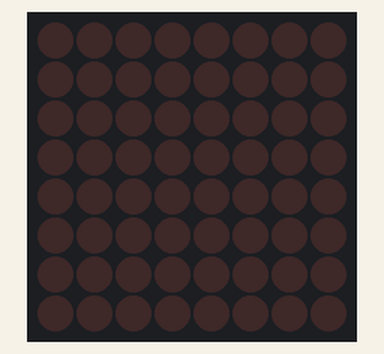
A sketch run on a simulated Arduino Uno, built with avr-gcc and run on an emulated ATmega328P. On the bench: 8×8 LED matrix. Wiring (inferred from the names in the program): LED matrix (orientation assumed): rows pin 2, pin 3, pin 4, pin 5, pin 6, pin 7, pin 8, pin 9; columns pin 10, pin 11, pin 12, pin 13, A0, A1, A2, A3.

Above: at 0.1 s.
At 1.67 s:
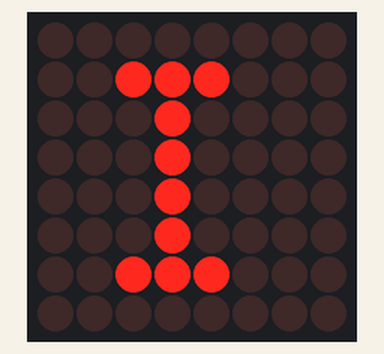
At 2.89 s:
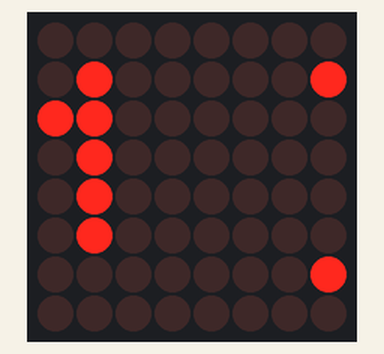
At 5.09 s:
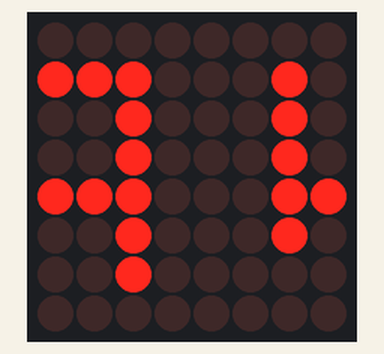
At 8.51 s:
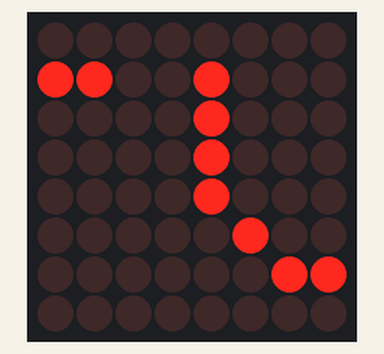
At 11.44 s:
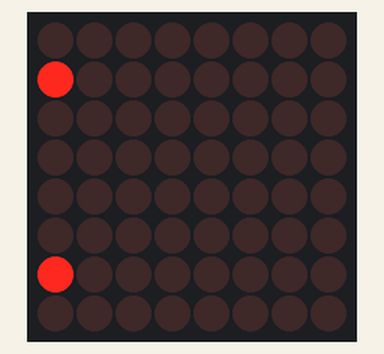

The sketch:

Sol.ino
```cpp
#include <binary.h>
#include <Arduino.h>


#define ROW_1 2
#define ROW_2 3
#define ROW_3 4
#define ROW_4 5
#define ROW_5 6
#define ROW_6 7
#define ROW_7 8
#define ROW_8 9

#define COL_1 10
#define COL_2 11
#define COL_3 12
#define COL_4 13
#define COL_5 A0
#define COL_6 A1
#define COL_7 A2
#define COL_8 A3

const byte rows[] = {
    ROW_1, ROW_2, ROW_3, ROW_4, ROW_5, ROW_6, ROW_7, ROW_8};
const byte col[] = {
    COL_1, COL_2, COL_3, COL_4, COL_5, COL_6, COL_7, COL_8};

const unsigned int characterHEX[][8] = {
    {0x00, 0x00, 0x00, 0x00, 0x00, 0x00, 0x00, 0x00},                                         //blank
    {0x3C, 0x66, 0x66, 0x6E, 0x76, 0x66, 0x66, 0x3C},                                         //0
    {0x18, 0x38, 0x58, 0x18, 0x18, 0x18, 0x18, 0x7E},                                         //1
    {0x3C, 0x66, 0x66, 0x0C, 0x18, 0x30, 0x7E, 0x7E},                                         //2
    {0x7E, 0x0C, 0x18, 0x3C, 0x06, 0x06, 0x46, 0x3C},                                         //3
    {0x0C, 0x18, 0x30, 0x6C, 0x6C, 0x7E, 0x0C, 0x0C},                                         //4
    {0x7E, 0x60, 0x60, 0x7C, 0x06, 0x06, 0x46, 0x3C},                                         //5
    {0x04, 0x08, 0x10, 0x38, 0x6C, 0x66, 0x66, 0x3C},                                         //6
    {0x7E, 0x46, 0x0C, 0x18, 0x18, 0x18, 0x18, 0x18},                                         //7
    {0x3C, 0x66, 0x66, 0x3C, 0x66, 0x66, 0x66, 0x3C},                                         //8
    {0x3C, 0x66, 0x66, 0x36, 0x1C, 0x08, 0x10, 0x20},                                         //9
    {B00000000, B00111100, B01100110, B01100110, B01111110, B01100110, B01100110, B01100110}, //A
    {B01111000, B01001000, B01001000, B01110000, B01001000, B01000100, B01000100, B01111100}, //B
    {B00000000, B00011110, B00100000, B01000000, B01000000, B01000000, B00100000, B00011110}, //C
    {B00000000, B00111000, B00100100, B00100010, B00100010, B00100100, B00111000, B00000000}, //D
    {B00000000, B00111100, B00100000, B00111000, B00100000, B00100000, B00111100, B00000000}, //E
    {B00000000, B00111100, B00100000, B00111000, B00100000, B00100000, B00100000, B00000000}, //F
    {B00000000, B00111110, B00100000, B00100000, B00101110, B00100010, B00111110, B00000000}, //G
    {B00000000, B00100100, B00100100, B00111100, B00100100, B00100100, B00100100, B00000000}, //H
    {B00000000, B00111000, B00010000, B00010000, B00010000, B00010000, B00111000, B00000000}, //I
    {B00000000, B00011100, B00001000, B00001000, B00001000, B00101000, B00111000, B00000000}, //J
    {B00000000, B00100100, B00101000, B00110000, B00101000, B00100100, B00100100, B00000000}, //K
    {B00000000, B00100000, B00100000, B00100000, B00100000, B00100000, B00111100, B00000000}, //L
    {B00000000, B00000000, B01000100, B10101010, B10010010, B10000010, B10000010, B00000000}, //M
    {B00000000, B00100010, B00110010, B00101010, B00100110, B00100010, B00000000, B00000000}, //N
    {B00000000, B00111100, B01000010, B01000010, B01000010, B01000010, B00111100, B00000000}, //O
    {B00000000, B00111000, B00100100, B00100100, B00111000, B00100000, B00100000, B00000000}, //P
    {B00000000, B00111100, B01000010, B01000010, B01000010, B01000110, B00111110, B00000001}, //Q
    {B00000000, B00111000, B00100100, B00100100, B00111000, B00100100, B00100100, B00000000}, //R
    {B00000000, B00111100, B00100000, B00111100, B00000100, B00000100, B00111100, B00000000}, //S
    {B00000000, B01111100, B00010000, B00010000, B00010000, B00010000, B00010000, B00000000}, //T
    {B00000000, B01000010, B01000010, B01000010, B01000010, B00100100, B00011000, B00000000}, //U
    {B00000000, B00100010, B00100010, B00100010, B00010100, B00010100, B00001000, B00000000}, //V
    {B00000000, B10000010, B10010010, B01010100, B01010100, B00101000, B00000000, B00000000}, //W
    {B00000000, B01000010, B00100100, B00011000, B00011000, B00100100, B01000010, B00000000}, //X
    {B00000000, B01000100, B00101000, B00010000, B00010000, B00010000, B00010000, B00000000}, //Y
    {B00000000, B00111100, B00000100, B00001000, B00010000, B00100000, B00111100, B00000000}  //Z

};

// Mảng myChar ở đây để ánh xạ từ Char sang các dãy bit quét.
// nên index các kí tự của mảng char ở đây phải được sắp xếp theo thứ tự tương ứng với index characterHEX[][8].

const char myChar[] = {
    ' ',
    '0', '1', '2', '3', '4', '5', '6', '7', '8', '9',
    'A', 'B', 'C', 'D', 'E', 'F', 'G', 'H',
    'I', 'J', 'K', 'L', 'M', 'N', 'O', 'P',
    'Q', 'R', 'S', 'T', 'U', 'V', 'W', 'X',
    'Y', 'Z'
};

// Trả về position của char a trong mảng myChar[]
// ở đây return 0; tức là ko tìm thấy, default: trả về blank character luôn( do kiểu unsigned int ko có giá trị âm)
unsigned int getPos(char a) {
  for (int i = 0; i < sizeof(myChar); ++i) {
    if (myChar[i] == a) {
      return i;
    }
  }
  return 0;
}

boolean hasBuildRoot = false;
float timeCount = 0;
String Root[8];

void setup() {

  Serial.begin(9600);

  for (byte i = 2; i <= 13; i++) {
    pinMode(i, OUTPUT);
  }

  pinMode(A0, OUTPUT);
  pinMode(A1, OUTPUT);
  pinMode(A2, OUTPUT);
  pinMode(A3, OUTPUT);
}

void loop() {
  // Input String, Lưu ý: ở đây chỉ nhận các kí tự in hoa
  String s = "INPUT";

  // Build Root từ input String s
  // Chỉ cần thực hiện việc build 1 lần
  if(!hasBuildRoot) {

    for(int i = 0; i < 8; ++i) {
      Root[i] += "00000000";
    }

    for(int i = 0 ; i < s.length(); ++i) {
      int pos = getPos(s[i]);
      unsigned int temp[8];
      for(int j = 0; j < 8; ++j) {
        temp[j] = characterHEX[pos][j];
        String sTemp = String(temp[j],BIN);
        while(sTemp.length() < 8) {
          sTemp = "0" + sTemp;
        }
        Root[j] += sTemp;
      }
    }
    for(int i = 0; i < 8; ++i) {
      Root[i] += "00000000";
    }
    hasBuildRoot = true;
  }

  // Cắt thành các Block liên tục và hiển thị
  int z = 0;
  while( z++ < s.length() * 9 - 1) {
    String Block[8];
    for(int i = 0; i < 8; ++i) {
      Block[i] = Root[i].substring(z,z+8);
    }

    unsigned int OutPutBlock[8];
    for(int i = 0; i < 8; ++i) {
      OutPutBlock[i] = StringToInt(Block[i], 2);
    }
    OffSet(OutPutBlock,20);
  }


}


// Quét liên tục trong khoảng thời gian time để hiển thị kí tự
void OffSet(unsigned int buffer[],int time) {
  while(timeCount++ < time) {
        delay(5);
        drawScreenByBuffer(buffer);
  }
  timeCount = 0;
}

// Quét 1 lần
void drawScreenByBuffer(const unsigned int buffer2[]) {
  // Turn on each row in series
  for (byte i = 0; i < 8; i++) // count next row
  {
    digitalWrite(rows[i], HIGH); //initiate whole row
    for (byte a = 0; a < 8; a++) // count next row
    {
      // if You set (~buffer2[i] >> a) then You will have positive
      digitalWrite(col[a], (~buffer2[i] >> a) & 0x01); // initiate whole column

      delayMicroseconds(100); // uncoment deley for diferent speed of display
      //delayMicroseconds(1000);
      //delay(10);
      //delay(100);

      digitalWrite(col[a], 1); // reset whole column
    }
    digitalWrite(rows[i], LOW); // reset whole row
                                // otherwise last row will intersect with next row
  }
}

// Chuyển String s biểu diễn trong cơ số dạng xBase về DecValue

unsigned int StringToInt(String s, unsigned int xBase) {
  unsigned int res = 0;
  unsigned int base = 1;
  for(int i = s.length() - 1; i >= 0; --i) {
      res = res + (s.charAt(i) - '0') * base;
      base *= xBase;
  }
  return res;
}
```

Measured:
- by itself, everything shown: repeats every 10.7 s, in 43 steps
